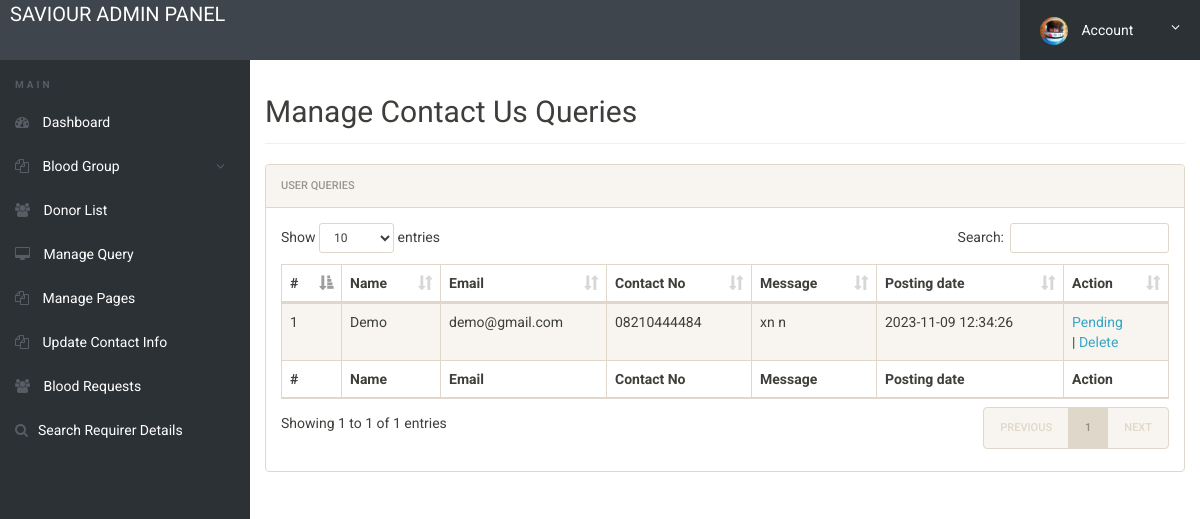
Page /bbdms/admin/manage-conactusquery.php (signed in) on the committed database.
### tables this page shows
CREATE TABLE `tblcontactusquery` (
  `id` int(11) NOT NULL,
  `name` varchar(100) DEFAULT NULL,
  `EmailId` varchar(120) DEFAULT NULL,
  `ContactNumber` char(11) DEFAULT NULL,
  `Message` longtext DEFAULT NULL,
  `PostingDate` timestamp NOT NULL DEFAULT current_timestamp(),
  `status` int(11) DEFAULT NULL
);

### bbdms/admin/manage-conactusquery.php (the view, shortened to what this page needs)
<?php
include('includes/config.php');
if(strlen($_SESSION['alogin'])==0)
	{
header('location:index.php');
}
else{
 ?>
<!doctype html>
<html lang="en" class="no-js">
<head>
	<link rel="stylesheet" href="css/font-awesome.min.css">
	<link rel="stylesheet" href="css/bootstrap.min.css">
	<link rel="stylesheet" href="css/dataTables.bootstrap.min.css">
	<link rel="stylesheet" href="css/bootstrap-social.css">
	<link rel="stylesheet" href="css/bootstrap-select.css">
	<link rel="stylesheet" href="css/fileinput.min.css">
	<link rel="stylesheet" href="css/awesome-bootstrap-checkbox.css">
	<link rel="stylesheet" href="css/style.css">
</head>
<body>
	<?php include('includes/header.php');?>
	<div class="ts-main-content">
		<?php include('includes/leftbar.php');?>
		<div class="content-wrapper">
			<div class="container-fluid">
				<div class="row">
					<div class="col-md-12">
						<h2 class="page-title">Manage Contact Us Queries</h2>
						<div class="panel panel-default">
							<div class="panel-heading">User queries</div>
							<div class="panel-body">
								<table id="zctb" class="display table table-striped table-bordered table-hover" cellspacing="0" width="100%">
									<thead>
										<tr>
										<th>#</th>
											<th>Name</th>
											<th>Email</th>
											<th>Contact No</th>
											<th>Message</th>
											<th>Posting date</th>
											<th>Action</th>
										</tr>
									</thead>
									<tfoot>
										<tr>
										<th>#</th>
											<th>Name</th>
											<th>Email</th>
											<th>Contact No</th>
											<th>Message</th>
											<th>Posting date</th>
											<th>Action</th>
										</tr>
									</tfoot>
									<tbody>
									<?php $sql = "SELECT * from  tblcontactusquery ";
$query = $dbh -> prepare($sql);
$query->execute();
$results=$query->fetchAll(PDO::FETCH_OBJ);
$cnt=1;
if($query->rowCount() > 0)
{
foreach($results as $result)
{				?>
										<tr>
											<td><?php echo htmlentities($cnt);?></td>
											<td><?php echo htmlentities($result->name);?></td>
											<td><?php echo htmlentities($result->EmailId);?></td>
											<td><?php echo htmlentities($result->ContactNumber);?></td>
											<td><?php echo htmlentities($result->Message);?></td>
											<td><?php echo htmlentities($result->PostingDate);?></td>
																<?php if($result->status==1)
{
	?><td>Read<br /> |
		<a href="manage-conactusquery.php?del=<?php echo htmlentities($result->id);?>" onclick="return confirm('Do you really want to Delete?')" >Delete</a></td>
<?php } else {?>
<td><a href="manage-conactusquery.php?eid=<?php echo htmlentities($result->id);?>" onclick="return confirm('Do you really want to read?')" >Pending</a><br /> |
	<a href="manage-conactusquery.php?del=<?php echo htmlentities($result->id);?>" onclick="return confirm('Do you really want to Delete?')" >Delete</a>
</td>
<?php } ?>
										</tr>
										<?php $cnt=$cnt+1; }} ?>
									</tbody>
								</table>
							</div>
						</div>
					</div>
				</div>
			</div>
		</div>
	</div>
</body>
</html>
<?php } ?>

### bbdms/admin/css/style.css (style rules this page uses)
html { font-size: 14px; }
@media only screen and (min-width: 480px) { html { font-size: 17px; } }
@media only screen and (min-width: 768px) { html { font-size: 14px; } }
body { font-size: 1em; }
a { color: #37a6c4; }
.panel { overflow: hidden; }
.page-title { padding-bottom: 15px; margin-bottom: 20px; border-bottom: 1px solid #f0f0f0; }
.ts-main-content .content-wrapper { padding-top: 15px; margin-top: 60px; }
@media only screen and (min-width: 992px) { .ts-main-content .content-wrapper { margin-left: 250px; } }

### rows in the picture
tblcontactusquery: name "Demo", EmailId "demo@gmail.com", ContactNumber "08210444484", Message "xn n", PostingDate "2023-11-09 12:34:26"
